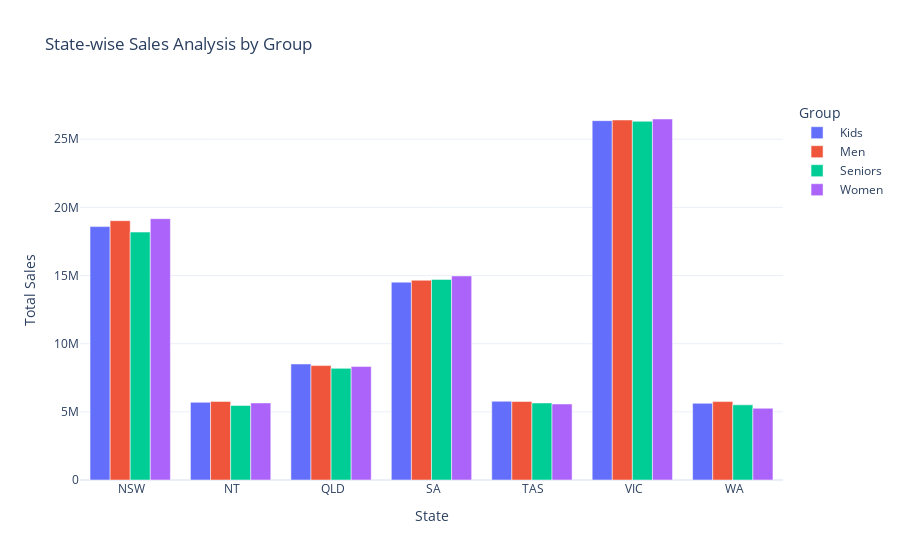

The cell this chart's notebook holds for it:
### Code cell
fig = px.bar(
    state_group_sales,
    x='State',
    y='Sales',
    color='Group',
    barmode='group',
    title='State-wise Sales Analysis by Group',
    labels={'Sales': 'Total Sales', 'State': 'State'}
)
fig.show()

### Figure 1 — Plotly figure (JSON) as saved in the notebook; plotly's stock layout.template omitted (floating-point values rounded to 4 significant figures)
{"data": [{"alignmentgroup": "True", "hovertemplate": "Group= Kids<br>State=%{x}<br>Total Sales=%{y}<extra></extra>", "legendgroup": " Kids", "marker": {"color": "#636efa", "pattern": {"shape": ""}}, "name": " Kids", "offsetgroup": " Kids", "orientation": "v", "showlegend": true, "textposition": "auto", "type": "bar", "x": [" NSW", " NT", " QLD", " SA", " TAS", " VIC", " WA"], "xaxis": "x", "y": [18587500, 5700000, 8510000, 14515000, 5775000, 26360000, 5625000], "yaxis": "y"}, {"alignmentgroup": "True", "hovertemplate": "Group= Men<br>State=%{x}<br>Total Sales=%{y}<extra></extra>", "legendgroup": " Men", "marker": {"color": "#EF553B", "pattern": {"shape": ""}}, "name": " Men", "offsetgroup": " Men", "orientation": "v", "showlegend": true, "textposition": "auto", "type": "bar", "x": [" NSW", " NT", " QLD", " SA", " TAS", " VIC", " WA"], "xaxis": "x", "y": [19022500, 5762500, 8392500, 14655000, 5757500, 26407500, 5752500], "yaxis": "y"}, {"alignmentgroup": "True", "hovertemplate": "Group= Seniors<br>State=%{x}<br>Total Sales=%{y}<extra></extra>", "legendgroup": " Seniors", "marker": {"color": "#00cc96", "pattern": {"shape": ""}}, "name": " Seniors", "offsetgroup": " Seniors", "orientation": "v", "showlegend": true, "textposition": "auto", "type": "bar", "x": [" NSW", " NT", " QLD", " SA", " TAS", " VIC", " WA"], "xaxis": "x", "y": [18187500, 5465000, 8190000, 14717500, 5650000, 26315000, 5512500], "yaxis": "y"}, {"alignmentgroup": "True", "hovertemplate": "Group= Women<br>State=%{x}<br>Total Sales=%{y}<extra></extra>", "legendgroup": " Women", "marker": {"color": "#ab63fa", "pattern": {"shape": ""}}, "name": " Women", "offsetgroup": " Women", "orientation": "v", "showlegend": true, "textposition": "auto", "type": "bar", "x": [" NSW", " NT", " QLD", " SA", " TAS", " VIC", " WA"], "xaxis": "x", "y": [19172500, 5652500, 8325000, 14970000, 5577500, 26482500, 5262500], "yaxis": "y"}], "layout": {"autosize": true, "barmode": "group", "legend": {"title": {"text": "Group"}, "tracegroupgap": 0}, "title": {"text": "State-wise Sales Analysis by Group"}, "xaxis": {"anchor": "y", "autorange": true, "domain": [0, 1], "range": [-0.5, 6.5], "title": {"text": "State"}, "type": "category"}, "yaxis": {"anchor": "x", "autorange": true, "domain": [0, 1], "range": [0, 27880000.0], "title": {"text": "Total Sales"}, "type": "linear"}}}
